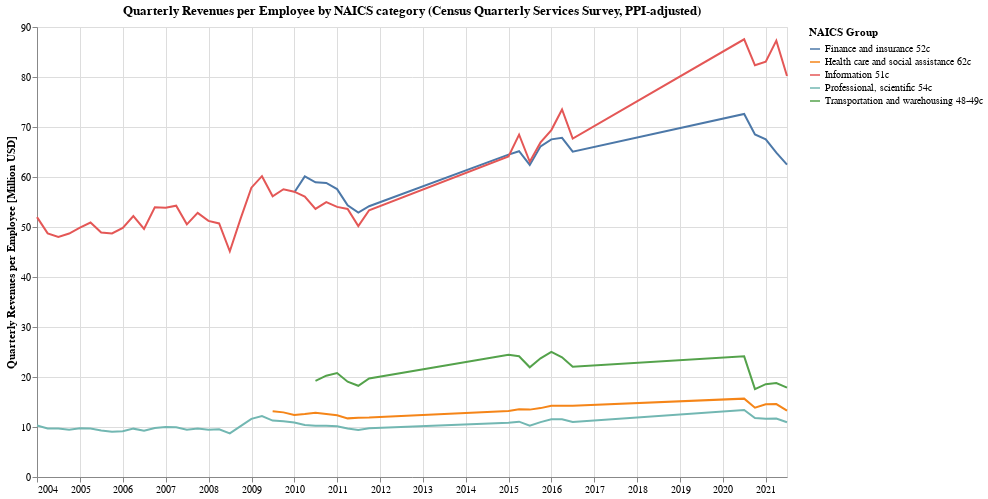

Source (notebook cell):
### Markdown cell above
### What is the inflation-adjusted revenue per employee trend compared across industries?

### Code cell
c = alt.Chart(revenue_per_employee).mark_line().encode(
    alt.X('dt', axis=alt.Axis(title=None)),
    alt.Y('value_adj:Q', axis=alt.Axis(title='Quarterly Revenues per Employee [Million USD]')),
    alt.Color('variable:N', title='NAICS Group')
).properties(
    title="Quarterly Revenues per Employee by NAICS category (Census Quarterly Services Survey, PPI-adjusted)",
    background="white",
    width=750,
    height=450
)

c.display()

### Figure 1 — Vega-Lite specification as saved in the notebook (floating-point values rounded to 4 significant figures; data arrays with more than 128 entries replaced by an {"elided": "..."} marker saying what was removed)
{"config": {"view": {"continuousWidth": 400, "continuousHeight": 300}}, "data": {"name": "data-129696a224253d74d45cc2b650d9762b"}, "mark": "line", "background": "white", "encoding": {"color": {"type": "nominal", "field": "variable", "title": "NAICS Group"}, "x": {"type": "temporal", "axis": {"title": null}, "field": "dt"}, "y": {"type": "quantitative", "axis": {"title": "Quarterly Revenues per Employee [Million USD]"}, "field": "value_adj"}}, "height": 450, "title": "Quarterly Revenues per Employee by NAICS category (Census Quarterly Services Survey, PPI-adjusted)", "width": 750, "$schema": "https://vega.github.io/schema/vega-lite/v4.8.1.json", "datasets": {"data-129696a224253d74d45cc2b650d9762b": {"elided": "220 records"}}}
